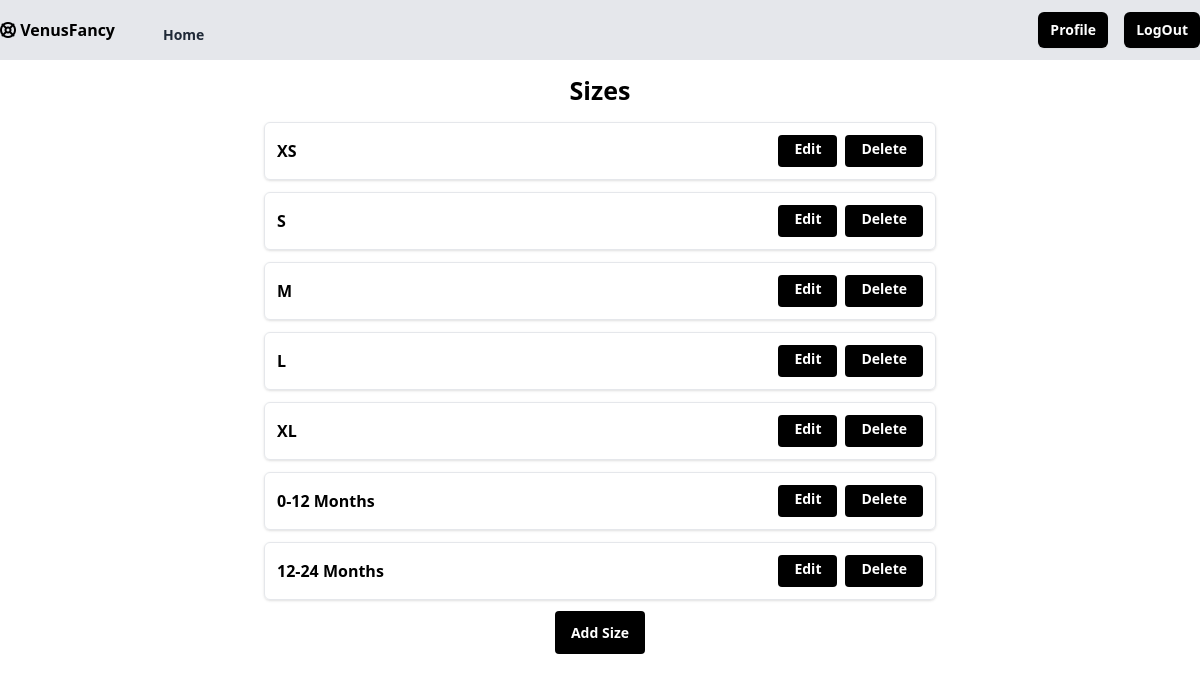
Page /size/all/ (signed in) on the earlier database version.
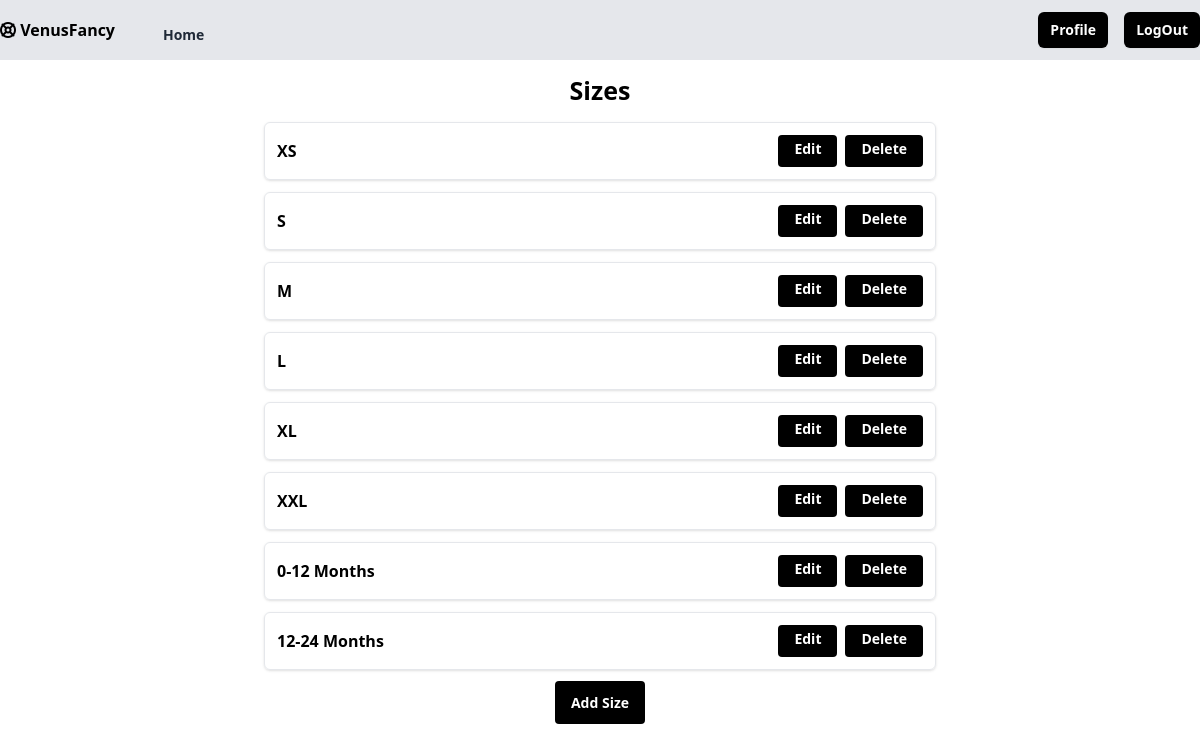
Same page on the later database version.
### myfancy/models.py (models this page shows)
class Size(models.Model):
    name=models.CharField(max_length=200,unique=True)
    created_date=models.DateTimeField(auto_now_add=True)
    updated_date=models.DateTimeField(auto_now=True)
    is_active=models.BooleanField(default=True)
    def __str__(self):
        return self.name

### myfancy/views.py (the view)
# urls.py: path("size/all/",views.SizeListView.as_view(),name="size-all"),
@method_decorator(signin_required,name="dispatch")
class SizeListView(ListView):
    model=Size
    template_name="shop/size_list.html"
    context_object_name="sizes"

### myfancy/templates/shop/size_list.html
{% extends "shop/base.html" %}
{% block main_block %}
{%if sizes%}
<div class="my-3 mx-auto text-center"><label for=""><h1 class="text-[25px]"><b>Sizes</b></h1></label></div>
    {%for s in sizes%}
    <div class="flex max-w-2xl flex-col items-center rounded-md border md:flex-row mx-auto mt-3 shadow border p-3">
        <div class="flex justify-between items-center w-full">
            <b>{{s}}</b>
            <div class="flex space-x-2">
                <a href="{% url 'size-edit' s.id %}" class="h-8 rounded bg-black px-4 py-1 text-white text-sm font-semibold hover:bg-gray-800 focus:outline-none">Edit</a>
                <a href="{% url 'size-delete' s.id %}" class="h-8 rounded bg-black px-4 py-1 text-white text-sm font-semibold hover:bg-gray-800 focus:outline-none">Delete</a>
            </div>
        </div>
    </div>
    {%endfor%}
    {%else%}
        <div class="text-center"><b>No Size Yet</b></div>
    {%endif%}
    <div class="my-5">
    <center>
    <a href="{% url 'size-add'%}" class="h-8 rounded bg-black px-4 py-3 text-white text-sm font-semibold hover:bg-gray-800 focus:outline-none">Add Size</a>
    </center>
    </div>
{%endblock%}

Differences in the rows shown:
added Size: name "XXL"
